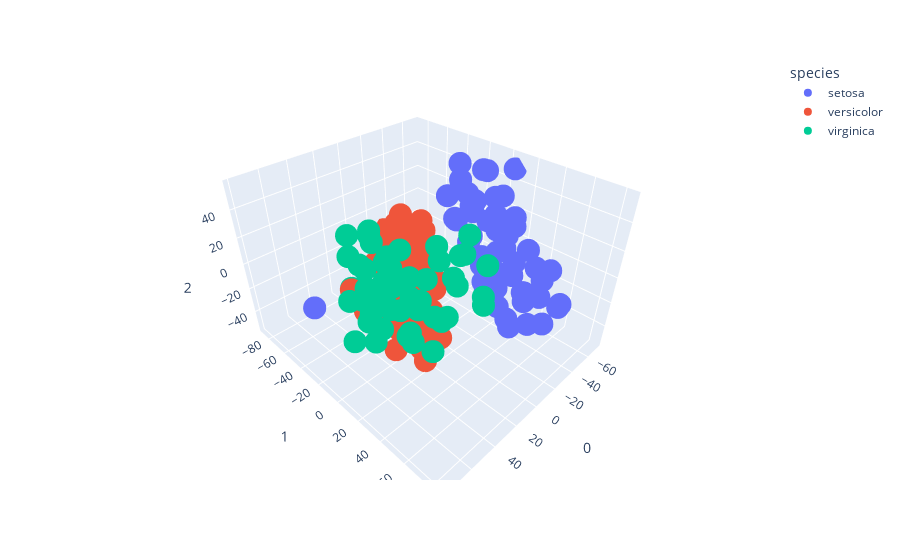

Notebook code for this chart:
### Code cell
from sklearn.manifold import TSNE
import plotly.express as px

df = px.data.iris()

features = df.loc[:, :'petal_width']

tsne = TSNE(n_components=3, random_state=0)
projections = tsne.fit_transform(features, )

fig = px.scatter_3d(
    projections, x=0, y=1, z=2,
    color=df.species, labels={'color': 'species'}
)
fig.update_traces(marker_size=8)
fig.show()
